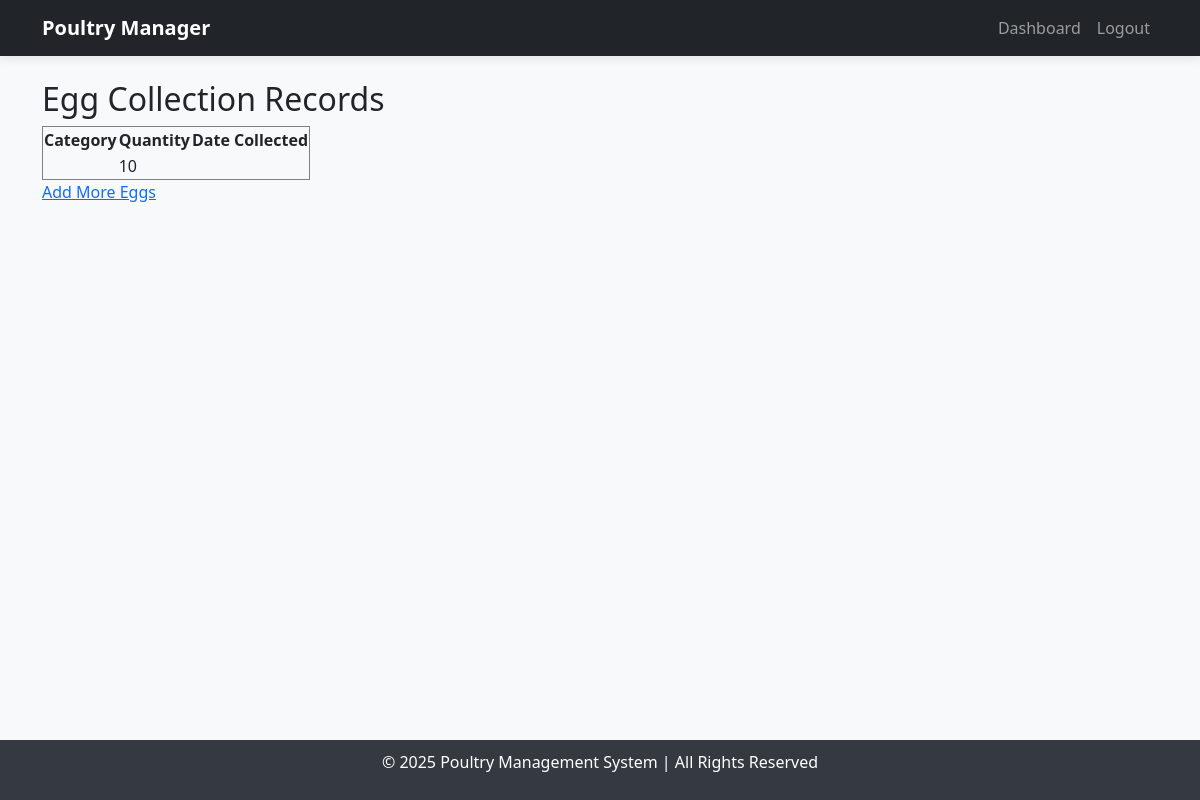
The page /view_eggs/ (signed in) on the database as committed earlier.
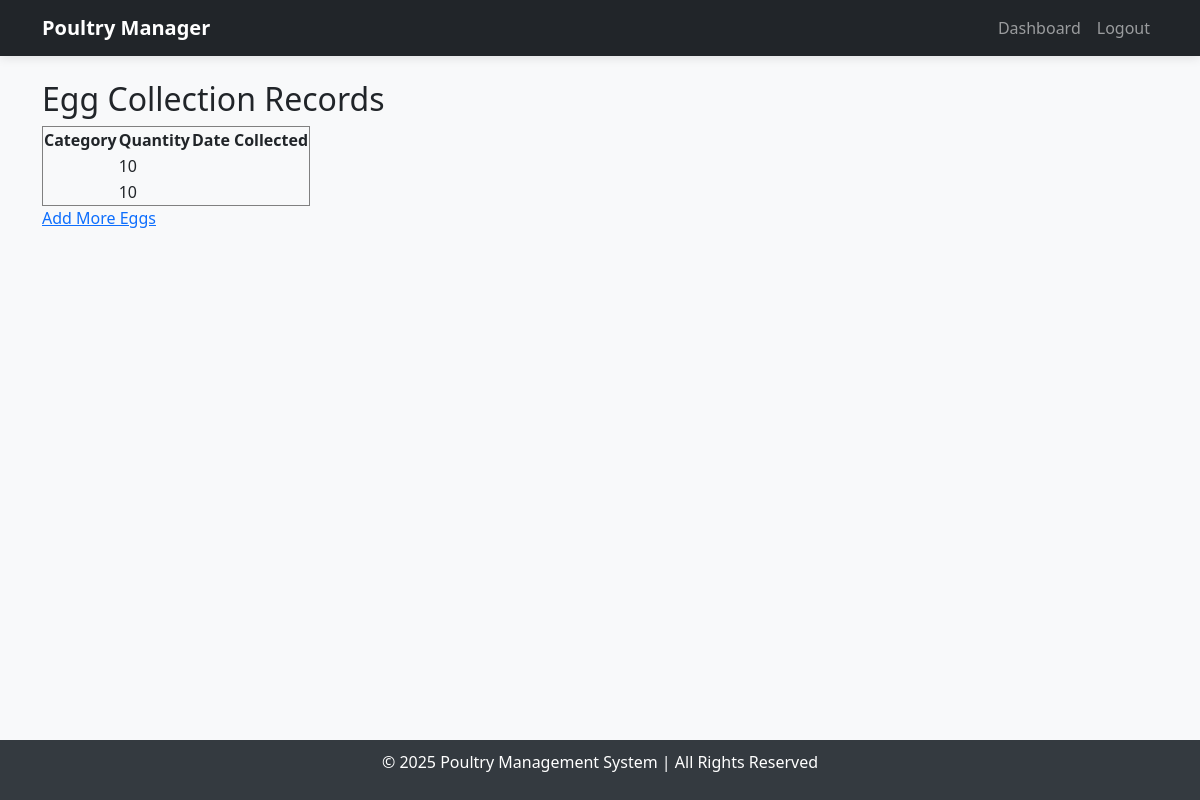
The same page on the database as committed later.
### poultry/models.py (models this page shows, shortened)
class Egg(models.Model):
    VARIETY_CHOICES = [
        ('white', 'White'),
        ('brown', 'Brown'),
        ('organic', 'Organic'),
        ('free_range', 'Free Range'),
    ]
    variety = models.CharField(max_length=20, choices=VARIETY_CHOICES,null=True, blank=True)
    quantity = models.PositiveIntegerField()
    price_per_egg = models.DecimalField(max_digits=10, decimal_places=2, null=True, blank=True)
    collected_date = models.DateField(auto_now_add=True)

### poultry/views.py (the view)
# urls.py: path('view_eggs/', view_eggs, name='view_eggs'),
@login_required
def view_eggs(request):
    return render(request, 'poultry/view_eggs.html', {'eggs': Egg.objects.all().order_by('-collected_date')})

### poultry/templates/poultry/view_eggs.html
{% extends "base.html" %}
{% block content %}
    <h2>Egg Collection Records</h2>
    <table border="1">
        <tr>
            <th>Category</th>
            <th>Quantity</th>
            <th>Date Collected</th>
        </tr>
        {% for egg in eggs %}
        <tr>
            <td>{{ egg.category }}</td>
            <td>{{ egg.quantity }}</td>
            <td>{{ egg.date_collected }}</td>
        </tr>
        {% endfor %}
    </table>
    <a href="{% url 'add_eggs' %}">Add More Eggs</a>
{% endblock %}

Rows that differ between the two databases and show on the page:
added Egg: quantity "10"
